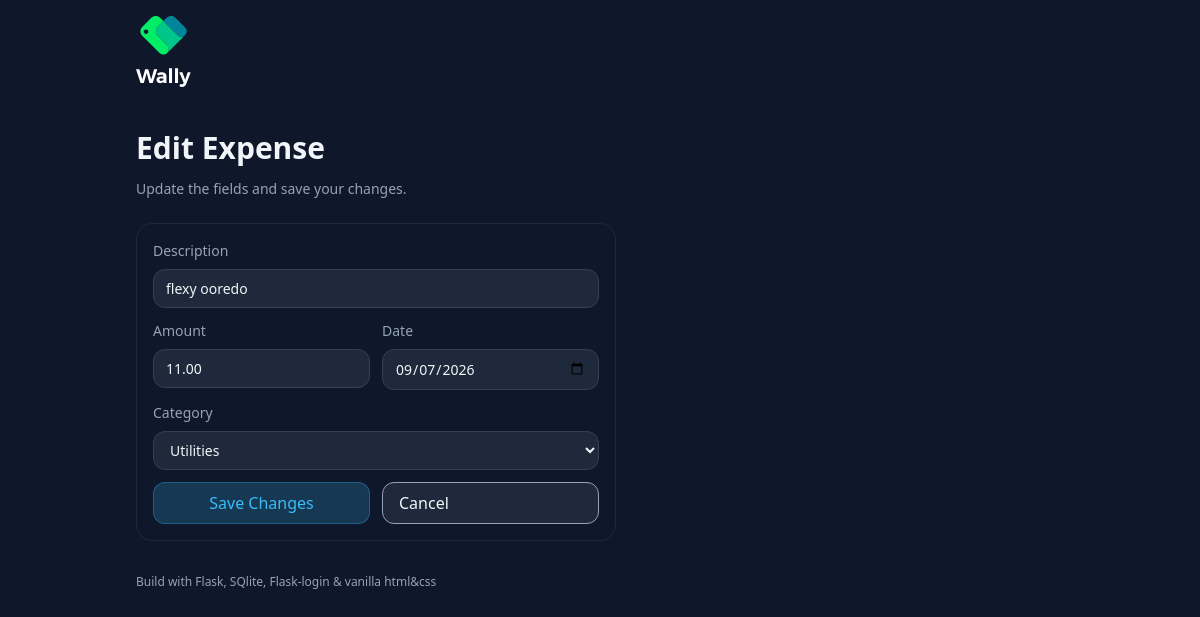
Page /edit/1 (signed in) on the committed database.
### app.py (models this page shows)
    class Expense(db.Model):
        id = db.Column(db.Integer, primary_key=True)
        description = db.Column(db.String(120), nullable=False)
        amount = db.Column(db.Float, nullable=False)
        category = db.Column(db.String(50), nullable=False)
        date = db.Column(db.Date, nullable=False, default=date.today)
        user_id = db.Column(db.Integer, db.ForeignKey('user.id'), nullable=False)

### app.py (the view)
    @app.route("/edit/<int:expense_id>", methods=['GET'])
    @login_required
    def edit(expense_id):
        e = Expense.query.filter_by(id=expense_id, user_id=current_user.id).first_or_404()
        return render_template(
            "edit.html",
            expense=e,
            categories=CATEGORIES,
            today=date.today().isoformat()
        )

### templates/edit.html (shortened to what this page needs)
{% extends "layout.html" %}
{% block body %}
  <main class="container">
    <h1 class="page-title">Edit Expense</h1>
    <p class="page-subtitle">Update the fields and save your changes.</p>
    <section class="card card-narrow">
      <form method="post" action="{{url_for('edit_post', expense_id=expense.id)}}" class="add-form">
        <label class="field">
          <span class="field-label">Description</span>
          <input name="description"
                 value="{{ expense.description }}"
                 class="input" />
        </label>
        <div class="two-col">
          <label class="field">
            <span class="field-label">Amount</span>
            <input type="number" step="0.01" min="0.01" name="amount"
                   value="{{ '%.2f'|format(expense.amount) }}"
                   class="input" />
          </label>
          <label class="field">
            <span class="field-label">Date</span>
            <input type="date" name="date"
                   value="{{ expense.date.strftime('%Y-%m-%d') if expense.date else today }}"
                   class="input" />
          </label>
        </div>
        <label class="field">
          <span class="field-label">Category</span>
          <select name="category"
                  class="input">
            {% for c in categories %}
              <option value="{{ c }}" {% if expense.category == c %}selected{% endif %}>{{ c }}</option>
            {% endfor %}
          </select>
        </label>
        <div class="button-row">
          <button class="btn btn-primary"
                  type="submit">Save Changes</button>
          <a class="btn btn-secondary exception"
             href="{{url_for('dashboard')}}">Cancel</a>
        </div>
      </form>
    </section>
  </main>
{% endblock %}

### static/css/style.css (style rules this page uses)
*, *::after, *::before { box-sizing: border-box; margin: 0; padding: 0 }
html { font-family: ui-sans-serif, system-ui, sans-serif, "Apple Color Emoji", "Segoe UI Emoji", "Segoe UI Symbol", "Noto Color Emoji"; scroll-behavior: smooth; }
body { background-color: #0f172a; color: #f1f5f9; }
input, button, textarea, select { font-family: ui-sans-serif, system-ui, sans-serif, "Apple Color Emoji", "Segoe UI Emoji", "Segoe UI Symbol", "Noto Color Emoji"; }
:placeholder { font-family: inherit; }
.container { max-width: 1200px; width: 100%; margin: 0 auto; padding-top: 0; padding-bottom: 2rem; padding-left: 1rem; padding-right: 1rem; position: relative; }
.page-title { font-size: 1.875rem; font-weight: 600; margin-top: 0; margin-bottom: .5rem; }
.page-subtitle { font-size: .875rem; color: rgb(148, 163, 184); margin-bottom: 1.5rem; }
.card { padding: 1rem; border: 1px solid #1e293b; border-radius: 1rem; }
.field { display: block; font-size: .875rem; }
.field-label { display: block; color: rgb(148, 163, 184); margin-bottom: .5rem }
.input { width: 100%; background-color: #1e293b; color: #f1f5f9; padding: .5rem .75rem; border: 1px solid #334155; border-radius: .75rem; font-size: .875rem; }
.add-form > * + * { margin-top: .75rem; }
.two-col { display: grid; grid-template-columns: 1fr 1fr; gap: .75rem; }
.button-row { display: flex; gap: .75rem; }
.btn { display: inline-block; width: 100%; background-color: #1e293b; padding: .5rem 1rem; border: 1px solid rgb(148, 163, 184); border-radius: .75rem; text-decoration: none; cursor: pointer; }
.btn-primary { background-color: #38bdf833; color: #38bdf8; border-color: rgba(56, 189, 248, .3); }
.btn-secondary { color: #f1f5f9; background-color: #1e293b; }
.card-narrow { display: grid; align-content: left; max-width: 480px; }

### rows in the picture
Expense: description "flexy ooredo", amount "11.00", date "09/07/2026", category "Utilities"
